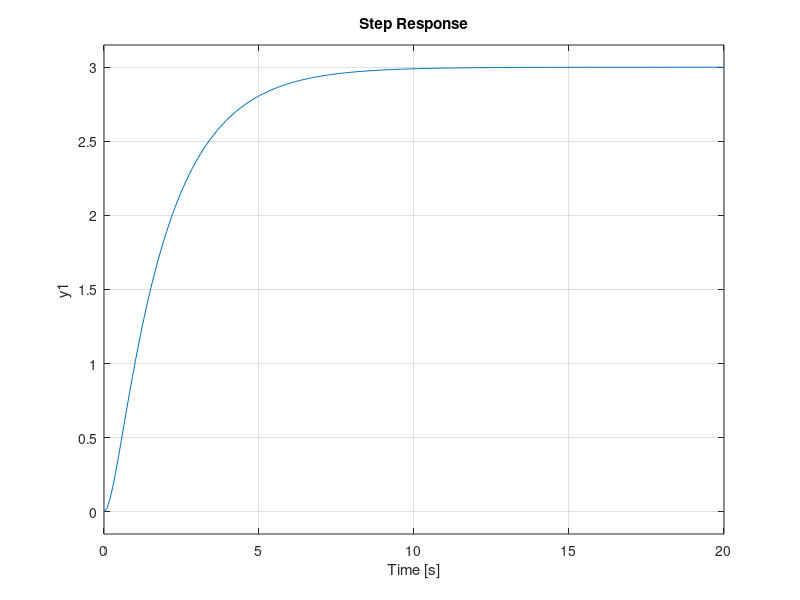

Recreate this plot in MATLAB.
clc
clear all
close all

%{
    Deseja-se que o sistema siga uma referência do tipo degrau com
    erro nulo. Adicionalmente, os polos de malha fechada devem ser
    s1,2 = −2. Para isso, utiliza-se a estrutura de controle
    abaixo com os seguintes ganhos K=[−4 0] e kr=4.
%}

A = [0 1 ; -8 -4];
B = [0 ; 1];
C = [1 0];
D = 0;
sys = ss(A, B, C, D);

K = [-4 0];
Kr = 4;
s1 = -2;

%{
    a) Os elementos das matrizes AMF, BMF e CMF são:
%}

Amf = A - B * K
Bmf = B * Kr
Cmf = C

sysMF = ss(Amf, Bmf, Cmf, D)

%{
    b) O ganho CC do sistema compensado vale:
%}

dc_gain = dcgain(sysMF)

%{
    c) O erro em regime permanente para o sistema compensado para uma
    referência do tipo degrau unitário vale:

    e(∞) = r(∞) - r(∞) * dc_gain
    e(∞) = r(∞)
%}

%{
    d)  Logo, a saída em regime permanente do sistema compensado
    para uma referência do tipo degrau unitário vale:
%}

step(sysMF)

%{
    e) Supondo uma variação paramétrica na matriz B do sistema, isto é:
%}

B_var = [0 ; 1.5];

%{
    A saída do sistema em regime permanente vale:
%}

Amf_var = A - B_var * K;
Bmf_var = B_var * Kr;
sysMF_var = ss(Amf_var, Bmf_var, Cmf, D);
dcgain(sysMF_var)
step(sysMF_var)

%{
    Validando os polos em malha fechada do sistema
%}
eig(Amf)
eig(Amf_var)
